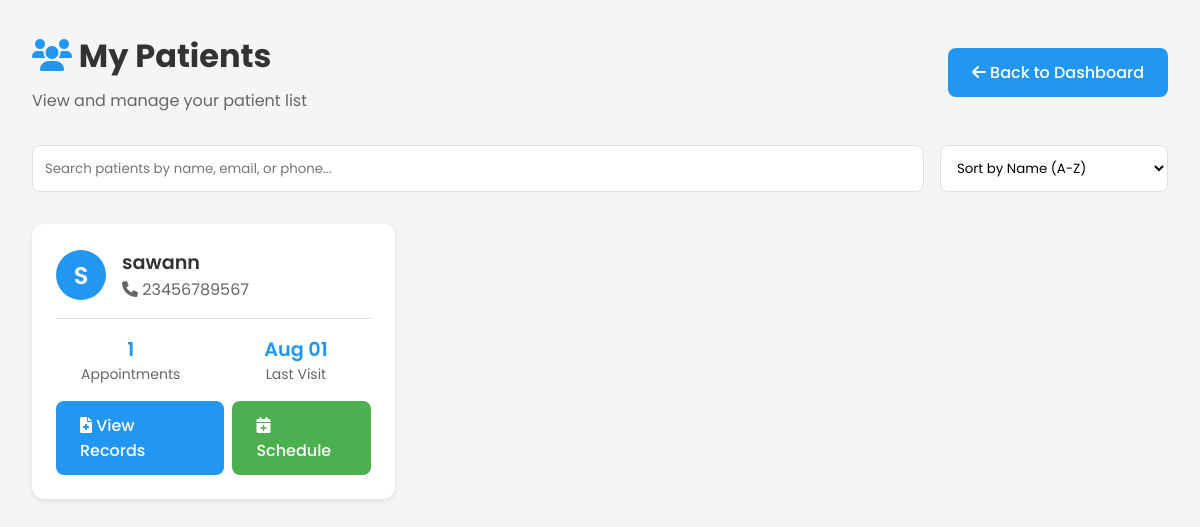
The page /doctor_patients.php (signed in) on the database its author committed.
### tables this page shows
CREATE TABLE `patients` (
  `patient_id` int(11) NOT NULL,
  `full_name` varchar(100) NOT NULL,
  `email` varchar(100) NOT NULL,
  `password` varchar(255) NOT NULL,
  `phone` varchar(20) DEFAULT NULL,
  `date_of_birth` date DEFAULT NULL,
  `gender` enum('Male','Female','Other') DEFAULT NULL,
  `address` text DEFAULT NULL,
  `created_at` timestamp NULL DEFAULT current_timestamp(),
  `profile_image` varchar(255) DEFAULT NULL
);

### doctor_patients.php (the view, shortened to what this page needs)
<?php
require_once 'includes/db_connect.php';
$doctor_id = $_SESSION['user_id'];
$patients = [];
$search = isset($_GET['search']) ? trim($_GET['search']) : '';
$sort = isset($_GET['sort']) ? $_GET['sort'] : 'name_asc';
try {
    $query = "SELECT DISTINCT p.*,
              (SELECT COUNT(*) FROM appointments a WHERE a.patient_id = p.patient_id AND a.doctor_id = ?) as appointment_count,
              (SELECT MAX(appointment_date) FROM appointments a WHERE a.patient_id = p.patient_id AND a.doctor_id = ?) as last_visit
              FROM patients p
              JOIN appointments a ON p.patient_id = a.patient_id
              WHERE a.doctor_id = ?";
    switch ($sort) {
        case 'name_asc':
            $query .= " ORDER BY p.full_name ASC";
            break;
    }
    $stmt = $con->prepare($query);
    if (!empty($search)) {
        $search_param = "%$search%";
        $stmt->bind_param("iiisss", $doctor_id, $doctor_id, $doctor_id, $search_param, $search_param, $search_param);
    } else {
        $stmt->bind_param("iii", $doctor_id, $doctor_id, $doctor_id);
    }
    $stmt->execute();
    $patients = $stmt->get_result()->fetch_all(MYSQLI_ASSOC);
} catch (Exception $e) {
    $error = "Error: " . $e->getMessage();
    error_log("Error in doctor_patients.php: " . $e->getMessage());
}
?>
<!DOCTYPE html>
<html lang="en">
<head>
    <link rel="stylesheet" href="https://cdnjs.cloudflare.com/ajax/libs/font-awesome/6.0.0/css/all.min.css">
</head>
<body>
    <div class="container">
        <div class="header">
            <div>
                <h1 style="margin: 0;">
                    <i class="fas fa-users" style="color: var(--primary-color);"></i>
                    My Patients
                </h1>
                <p style="margin: 0.5rem 0 0; color: var(--light-text);">
                    View and manage your patient list
                </p>
            </div>
            <a href="doctor_dashboard.php" class="btn btn-primary">
                <i class="fas fa-arrow-left"></i> Back to Dashboard
            </a>
        </div>
        <div class="search-bar">
            <form method="GET" action="" style="flex: 1; display: flex; gap: 1rem;">
                <input type="text" name="search" class="search-input"
                       placeholder="Search patients by name, email, or phone..."
                       value="<?php echo htmlspecialchars($search); ?>">
                <select name="sort" class="sort-select" onchange="this.form.submit()">
                    <option value="name_asc" <?php echo $sort === 'name_asc' ? 'selected' : ''; ?>>Sort by Name (A-Z)</option>
                </select>
            </form>
        </div>
        <?php if (empty($patients)): ?>
            <div class="empty-state">
                <i class="fas fa-user-slash"></i>
                <h3>No Patients Found</h3>
                <p><?php echo !empty($search) ? 'No patients match your search criteria.' : 'You have no patients yet.'; ?></p>
            </div>
        <?php else: ?>
            <div class="patient-grid">
                <?php foreach ($patients as $patient): ?>
                    <div class="patient-card">
                        <div class="patient-header">
                            <div class="patient-avatar">
                                <?php echo strtoupper(substr($patient['full_name'], 0, 1)); ?>
                            </div>
                            <div class="patient-info">
                                <h3 class="patient-name"><?php echo htmlspecialchars($patient['full_name']); ?></h3>
                                <p style="margin: 0; color: var(--light-text);">
                                    <i class="fas fa-phone"></i> <?php echo htmlspecialchars($patient['phone']); ?>
                                </p>
                            </div>
                        </div>
                        <div class="patient-stats">
                            <div class="stat-item">
                                <div class="stat-value"><?php echo $patient['appointment_count']; ?></div>
                                <div class="stat-label">Appointments</div>
                            </div>
                            <div class="stat-item">
                                <div class="stat-value">
                                    <?php echo $patient['last_visit'] ? date('M d', strtotime($patient['last_visit'])) : 'N/A'; ?>
                                </div>
                                <div class="stat-label">Last Visit</div>
                            </div>
                        </div>
                        <div class="action-buttons">
                            <a href="patient_records.php?id=<?php echo $patient['patient_id']; ?>" class="btn btn-primary">
                                <i class="fas fa-file-medical"></i> View Records
                            </a>
                            <a href="schedule_appointment.php?patient_id=<?php echo $patient['patient_id']; ?>" class="btn btn-secondary">
                                <i class="fas fa-calendar-plus"></i> Schedule
                            </a>
                        </div>
                    </div>
                <?php endforeach; ?>
            </div>
        <?php endif; ?>
    </div>
</body>
</html>

### doctor_patients.php (style rules this page uses)
:root { --primary-color: #2196f3; --secondary-color: #4CAF50; --accent-color: #ff9800; --danger-color: #f44336; --light-bg: #f5f5f5; --dark-text: #333; --light-text: #666; --border-color: #e0e0e0; }
body { font-family: 'Poppins', sans-serif; background-color: var(--light-bg); margin: 0; padding: 0; color: var(--dark-text); }
.container { max-width: 1200px; margin: 0 auto; padding: 2rem; }
.header { display: flex; justify-content: space-between; align-items: center; margin-bottom: 2rem; }
.search-bar { display: flex; gap: 1rem; margin-bottom: 2rem; }
.search-input { flex: 1; padding: 0.75rem; border: 1px solid var(--border-color); border-radius: 8px; font-family: inherit; }
.sort-select { padding: 0.75rem; border: 1px solid var(--border-color); border-radius: 8px; background: white; font-family: inherit; }
.patient-grid { display: grid; grid-template-columns: repeat(auto-fill, minmax(300px, 1fr)); gap: 1.5rem; }
.patient-card { background: white; border-radius: 12px; padding: 1.5rem; box-shadow: 0 2px 4px rgba(0,0,0,0.1); transition: transform 0.3s ease; }
.patient-header { display: flex; align-items: center; gap: 1rem; margin-bottom: 1rem; }
.patient-avatar { width: 50px; height: 50px; border-radius: 50%; background: var(--primary-color); color: white; display: flex; align-items: center; justify-content: center; font-size: 1.5rem; font-weight: 600; }
.patient-info { flex: 1; }
.patient-name { margin: 0; font-size: 1.2rem; font-weight: 600; }
.patient-stats { display: flex; gap: 1rem; margin-top: 1rem; padding-top: 1rem; border-top: 1px solid var(--border-color); }
.stat-item { text-align: center; flex: 1; }
.stat-value { font-size: 1.2rem; font-weight: 600; color: var(--primary-color); }
.stat-label { font-size: 0.875rem; color: var(--light-text); }
.btn { display: inline-block; padding: 0.75rem 1.5rem; border-radius: 8px; text-decoration: none; font-weight: 500; transition: all 0.3s ease; border: none; cursor: pointer; }
.btn-primary { background-color: var(--primary-color); color: white; }
.btn-secondary { background-color: var(--secondary-color); color: white; }
.action-buttons { display: flex; gap: 0.5rem; margin-top: 1rem; }

### rows shown on the page
patients: full_name "S", full_name "sawann", phone "23456789567", appointment_count "1", last_visit "Aug 01"
